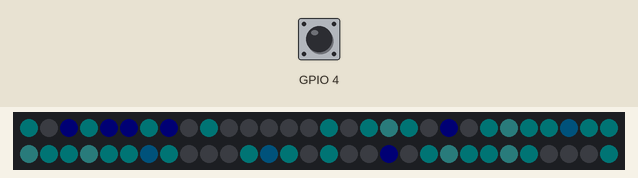
This program was run on a simulated ESP32. Shown: 60 RGB LEDs in strip order, left to right, continuing on the next row. Inputs (shaded band) come from the test bench; at power-on: GPIO 4 HIGH. Dim RGB values are drawn brighter than linear; random numbers use the default seed unless the program sets one; what the program prints to the serial monitor is not drawn.

Above: at 1.01 s.
At 2.25 s:
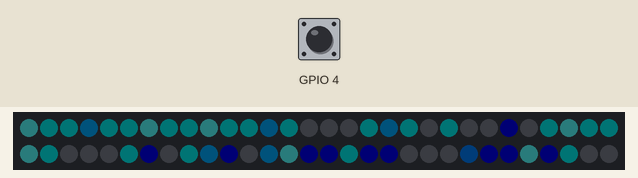
2.3 s: GPIO 4 pulled LOW for 0.15 s
At 2.35 s:
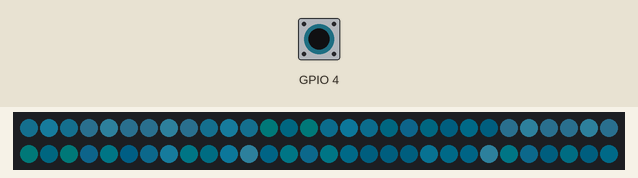

The program:

main.cpp
```cpp
#include <Arduino.h>
#include "FastLED.h"

#define NUMLEDS 60
#define THRESHOLD 45
#define LEDPIN  15

#define COOLING  90
#define SPARKING 100

#define NUM_PALETTE 16

#define BRIGHT_LOW 3
#define BRIGHT_HIGH 30

enum state {
    STATE_DIM,
    STATE_BRIGHT
};

byte palette[] {
    3,26,34,
    4,32,40,
    5,37,47,
    5,42,54,
    6,47,60,
    7,53,67,
    7,58,74,
    8,63,80,
    8,68,87,
    9,74,94,
    10,79,101,
    12,100,127,
    15,118,151,
    21,170,217,
    40,188,234,
    73,198,237,
};

CRGB leds[NUMLEDS];
int last_value = 0;
byte brightness = BRIGHT_LOW;
state st = STATE_DIM;

CRGB get_palette_color(int index) {
    CRGB col;
    if (index>=0 && index < NUM_PALETTE) {
        col.r = palette[index*3];
        col.g = palette[index*3 + 1];
        col.b = palette[index*3 + 2];
    } else {
        col.r = col.b = col.g = 0;
    }
    return col;
}

void showStrip() {
    FastLED.show();
}

void setPixel(int Pixel, byte red, byte green, byte blue) {
    // FastLED
    leds[Pixel].r = red;
    leds[Pixel].g = green;
    leds[Pixel].b = blue;
}

void setAll(byte red, byte green, byte blue) {
    for(int i = 0; i < NUMLEDS; i++ ) {
        setPixel(i, red, green, blue);
    }
    showStrip();
}

void wave_init() {
    for (int i = 0; i<NUMLEDS; i++) {
        CRGB col = get_palette_color(rand() % 16);
        setPixel(i, col.r, col.g, col.b);
    }
    showStrip();
}

void wave_init_soft() {
    for (int i = 1; i<NUMLEDS; i+=3) {
        CRGB col = get_palette_color(rand() % 16);
        setPixel(i, col.r, col.g, col.b);
        setPixel(i+1, col.r, col.g, col.b);
        setPixel(i-1, col.r, col.g, col.b);
        leds[i+1].fadeLightBy(128);
        leds[i-1].fadeLightBy(128);
    }
}

void wave_walk(int speedDelay) {
    for (int i=0; i<NUMLEDS; i++) {
        // move down
        if (i < NUMLEDS-1) {
            setPixel(i, leds[i+1].r, leds[i+1].g, leds[i+1].b);
        } else {
            CRGB col = get_palette_color(rand() % 16);
            setPixel(i, col.r, col.g, col.b);
        }
    }
    showStrip();
    delay(speedDelay);
}

void setup() {
    Serial.begin(115200);
    delay(1000); // give me time to bring up serial monitor
    srand(millis());
    Serial.println("Starting...");
    FastLED.addLeds<NEOPIXEL, LEDPIN>(leds, NUMLEDS);
    FastLED.setBrightness(brightness);
    wave_init_soft();
}

void loop() {
    // move LEDs
    wave_walk(50);

    last_value = touchRead(4);
    if (last_value  < THRESHOLD) {
        st = STATE_BRIGHT;
    } else {
        st = STATE_DIM;
    }

    // change brightness?
    if (st == STATE_BRIGHT && FastLED.getBrightness() == BRIGHT_LOW) {
        FastLED.setBrightness(BRIGHT_HIGH);
    } else if (st == STATE_DIM && FastLED.getBrightness() == BRIGHT_HIGH) {
        FastLED.setBrightness(BRIGHT_LOW);
    }
}
```
